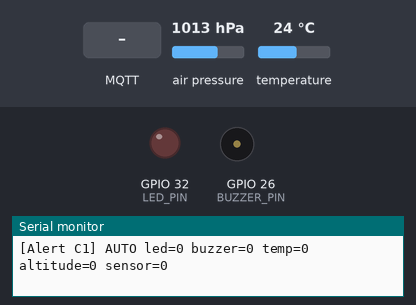
The sketch below on a simulated ESP32. On the bench: output pins drawn as LEDs (lit = HIGH), buzzer (waves = sounding), the last lines printed to the serial monitor. The inputs (shaded band) are chosen by the test bench; at power-on: air pressure 1013 hPa, temperature 24 °C. WiFi joins after 1.5 s; servers stay silent unless stated; no MQTT or app messages arrive unless stated.

Above: at 2.4 s.
2.5 s: MQTT message "LED_ON" arrives on the first subscribed topic
At 3.7 s:
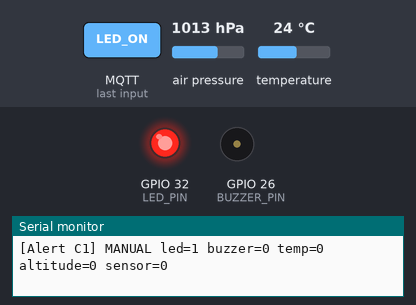
4.0 s: MQTT message "BUZZER_ON" arrives on the first subscribed topic
At 5.0 s:
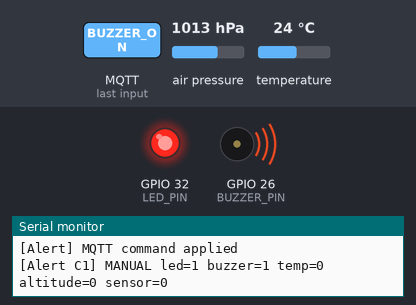
5.5 s: MQTT message "LED_OFF" arrives on the first subscribed topic
At 6.3 s:
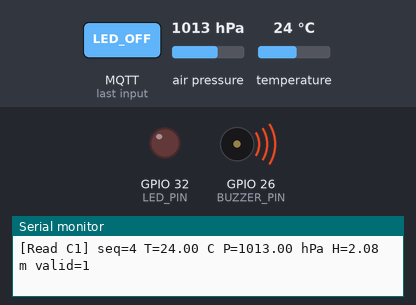
7.0 s: MQTT message "MODE_AUTO" arrives on the first subscribed topic
At 8.2 s:
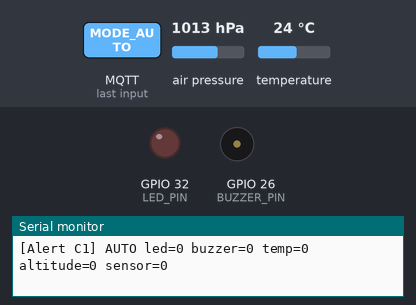
8.5 s: air pressure set to 952 hPa
At 10.7 s:
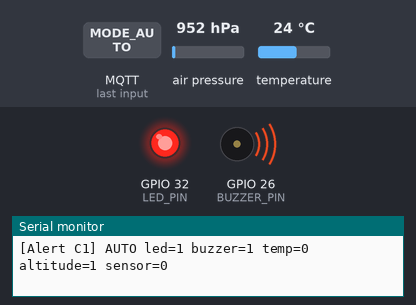
Timing chart, 0 to 21.5 s (numbered marks = the images above; inputs shaded):
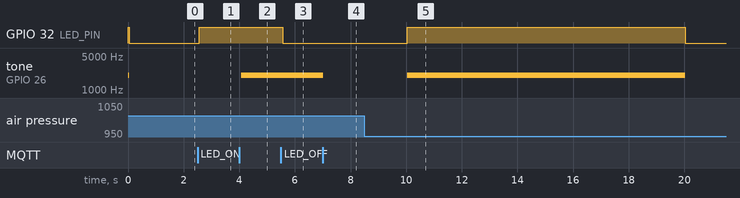

Measured:
- after the input at 2.5 s, GPIO 32 (LED_PIN): LOW → HIGH after 0.06 s
- after the input at 4.0 s, tone on GPIO 26 (BUZZER_PIN): silent → 2000 Hz after 0.07 s
- after the input at 5.5 s, GPIO 32 (LED_PIN): HIGH → LOW after 0.07 s
- after the input at 7.0 s, tone on GPIO 26 (BUZZER_PIN): 2000 Hz → silent at once
- after the input at 8.5 s, GPIO 32 (LED_PIN): LOW → HIGH after 1.5 s, → LOW 10.0 s later; tone on GPIO 26 (BUZZER_PIN): silent → 2000 Hz after 1.5 s, → silent 10.0 s later

The sketch:

runner.ino
```cpp
#include <Arduino.h>
#include <WiFi.h>
#include <Wire.h>
#include <PubSubClient.h>
#include <Adafruit_BMP085.h>
#include "freertos/FreeRTOS.h"
#include "freertos/task.h"
#include "freertos/queue.h"
#include "freertos/semphr.h"
#include "AlertEngine.h"

constexpr uint8_t LED_PIN = 32, BUZZER_PIN = 26;
constexpr uint32_t SAMPLE_MS = 2000;
constexpr float P0_PA = 101325.0f;
const char *SSID = "Wokwi-GUEST", *PASSWORD = "";
const char *BROKER = "broker.emqx.io";
const char *BASE = "lab3/runner/thehienx5-20261114";

struct Data { uint32_t seq, ms; float t, p, h; bool valid; };
struct AlertData { uint32_t ms; float t, h; bool valid; };
enum Command : uint8_t { AUTO, MANUAL, LED_ON, LED_OFF, BUZZER_ON, BUZZER_OFF };
struct State {
  uint32_t ms; bool automatic, led, buzzer, tempAlarm, altitudeAlarm, sensorFault;
};
QueueHandle_t dataQueue, dataAlert, commandQueue, stateQueue;
SemaphoreHandle_t serialMutex;
Adafruit_BMP085 bmp;
WiFiClient transport;
PubSubClient mqtt(transport); // Only TaskTransmit may access this object.
String telemetryTopic, stateTopic, commandTopic, statusTopic;

void logLine(const char *s) {
  if (xSemaphoreTake(serialMutex, pdMS_TO_TICKS(50)) == pdTRUE) {
    Serial.println(s); xSemaphoreGive(serialMutex);
  }
}

void onMessage(char *, byte *payload, unsigned int length) {
  if (length > 20) return;
  char text[21]; memcpy(text, payload, length); text[length] = 0;
  Command c;
  if (!strcmp(text, "MODE_AUTO")) c = AUTO;
  else if (!strcmp(text, "MODE_MANUAL")) c = MANUAL;
  else if (!strcmp(text, "LED_ON")) c = LED_ON;
  else if (!strcmp(text, "LED_OFF")) c = LED_OFF;
  else if (!strcmp(text, "BUZZER_ON")) c = BUZZER_ON;
  else if (!strcmp(text, "BUZZER_OFF")) c = BUZZER_OFF;
  else return;
  // Callback never writes GPIO. Alert task is the sole output owner.
  if (xQueueSend(commandQueue, &c, 0) != pdTRUE) logLine("[MQTT] Command queue full");
}

void taskRead(void *) {
  Wire.begin(21, 22); Wire.setTimeOut(100);
  bool ready = false; uint32_t sequence = 0;
  TickType_t wake = xTaskGetTickCount();
  logLine("[TaskRead] Core 1, period 2000 ms");
  for (;;) {
    if (!ready) ready = bmp.begin();
    Data d = {}; d.seq = ++sequence;
    d.t = NAN; d.p = NAN; d.h = NAN;
    // Detect unplugging as well as initial I2C failure.
    Wire.beginTransmission(0x77);
    bool present = Wire.endTransmission() == 0;
    if (ready && present) {
      d.t = bmp.readTemperature();
      int32_t pa = bmp.readPressure();
      d.p = pa / 100.0f;
      d.h = 44330.0f * (1.0f - powf(pa / P0_PA, 1.0f / 5.255f));
      d.valid = isfinite(d.t) && isfinite(d.h) && d.t >= -40 &&
                d.t <= 85 && pa >= 30000 && pa <= 110000;
    }
    ready = ready && present && d.valid;
    d.ms = millis();
    AlertData a = {d.ms, d.t, d.h, d.valid};
    xQueueOverwrite(dataAlert, &a); // Local warning is independent of WiFi.
    xQueueOverwrite(dataQueue, &d); // Latest sample, no unbounded backlog.
    char line[180];
    snprintf(line, sizeof(line),
      "[Read C%d] seq=%lu T=%.2f C P=%.2f hPa H=%.2f m valid=%d",
      xPortGetCoreID(), (unsigned long)d.seq, d.t, d.p, d.h, d.valid);
    logLine(line);
    vTaskDelayUntil(&wake, pdMS_TO_TICKS(SAMPLE_MS));
  }
}

void taskAlert(void *) {
  pinMode(LED_PIN, OUTPUT); pinMode(BUZZER_PIN, OUTPUT);
  AlertEngine engine;
  bool automatic = true, manualLed = false, manualBuzzer = false;
  bool led = false, buzzer = false;
  uint32_t manualMs = 0, publishedMs = 0;
  logLine("[TaskAlert] Core 1, GPIO owner");
  for (;;) {
    uint32_t now = millis(); AlertData a;
    if (xQueueReceive(dataAlert, &a, 0) == pdTRUE)
      engine.sample(a.t, a.h, a.valid, a.ms);
    now = millis(); engine.tick(now);
    Command c; bool changed = false;
    while (xQueueReceive(commandQueue, &c, 0) == pdTRUE) {
      changed = true;
      if (c == AUTO) automatic = true;
      else {
        if (c == MANUAL || automatic) { manualLed = false; manualBuzzer = false; }
        automatic = false; manualMs = now;
        if (c == LED_ON) manualLed = true;
        if (c == LED_OFF) manualLed = false;
        if (c == BUZZER_ON) manualBuzzer = true;
        if (c == BUZZER_OFF) manualBuzzer = false;
      }
      logLine("[Alert] MQTT command applied");
    }
    // Manual test lease expires after 60 s; automatic monitoring resumes.
    if (!automatic && uint32_t(now - manualMs) >= 60000) automatic = true;
    bool nextLed = automatic ? engine.alarm() : manualLed;
    bool nextBuzzer = automatic ? engine.alarm() : manualBuzzer;
    changed |= nextLed != led || nextBuzzer != buzzer;
    digitalWrite(LED_PIN, nextLed ? HIGH : LOW);
    if (nextBuzzer != buzzer) {
      if (nextBuzzer) tone(BUZZER_PIN, 2000);
      else { noTone(BUZZER_PIN); digitalWrite(BUZZER_PIN, LOW); }
    }
    led = nextLed; buzzer = nextBuzzer;
    if (changed || uint32_t(now - publishedMs) >= 1000) {
      State s = {now, automatic, led, buzzer,
                 engine.temperature, engine.altitude, engine.sensor};
      xQueueOverwrite(stateQueue, &s); publishedMs = now;
      char line[140];
      snprintf(line, sizeof(line), "[Alert C%d] %s led=%d buzzer=%d temp=%d altitude=%d sensor=%d",
        xPortGetCoreID(), automatic ? "AUTO" : "MANUAL", led, buzzer,
        engine.temperature, engine.altitude, engine.sensor);
      logLine(line);
    }
    vTaskDelay(pdMS_TO_TICKS(50));
  }
}

void taskTransmit(void *) {
  WiFi.mode(WIFI_STA); WiFi.begin(SSID, PASSWORD);
  mqtt.setServer(BROKER, 1883); mqtt.setCallback(onMessage);
  mqtt.setBufferSize(768); mqtt.setSocketTimeout(2); mqtt.setKeepAlive(15);
  uint32_t wifiMs = millis(), mqttMs = 0;
  Data pending = {}; bool havePending = false;
  State state = {}; bool haveState = false, dirtyState = false;
  logLine("[TaskTransmit] Core 0, WiFi and MQTT owner");
  for (;;) {
    uint32_t now = millis();
    Data incoming;
    if (xQueueReceive(dataQueue, &incoming, 0) == pdTRUE) {
      pending = incoming; havePending = true;
    }
    State incomingState;
    if (xQueueReceive(stateQueue, &incomingState, 0) == pdTRUE) {
      state = incomingState; haveState = true; dirtyState = true;
    }
    if (WiFi.status() != WL_CONNECTED) {
      if (uint32_t(now - wifiMs) >= 10000) {
        WiFi.disconnect(); WiFi.begin(SSID, PASSWORD); wifiMs = now;
        logLine("[WiFi C0] Reconnecting");
      }
    } else if (!mqtt.connected()) {
      if (mqttMs == 0 || uint32_t(now - mqttMs) >= 5000) {
        mqttMs = now;
        String id = "runner-" + String((uint32_t)ESP.getEfuseMac(), HEX);
        if (mqtt.connect(id.c_str(), statusTopic.c_str(), 1, true, "offline")) {
          mqtt.subscribe(commandTopic.c_str());
          mqtt.publish(statusTopic.c_str(), "online", true);
          dirtyState = haveState;
          logLine("[MQTT C0] Connected and subscribed");
        } else logLine("[MQTT C0] Retry in 5 s");
      }
    } else {
      mqtt.loop();
      if (havePending) {
        char json[320];
        if (pending.valid)
          snprintf(json, sizeof(json),
            "{\"seq\":%lu,\"ms\":%lu,\"valid\":true,\"temperature\":%.2f,\"pressure\":%.2f,\"altitude\":%.2f}",
            (unsigned long)pending.seq, (unsigned long)pending.ms, pending.t, pending.p, pending.h);
        else snprintf(json, sizeof(json),
            "{\"seq\":%lu,\"ms\":%lu,\"valid\":false,\"temperature\":null,\"pressure\":null,\"altitude\":null}",
            (unsigned long)pending.seq, (unsigned long)pending.ms);
        if (mqtt.publish(telemetryTopic.c_str(), json, false)) havePending = false;
      }
      if (dirtyState && haveState) {
        char json[320];
        snprintf(json, sizeof(json),
          "{\"ms\":%lu,\"mode\":\"%s\",\"led\":%s,\"buzzer\":%s,\"tempAlarm\":%s,\"altitudeAlarm\":%s,\"sensorFault\":%s}",
          (unsigned long)state.ms, state.automatic ? "auto" : "manual",
          state.led ? "true" : "false", state.buzzer ? "true" : "false",
          state.tempAlarm ? "true" : "false", state.altitudeAlarm ? "true" : "false",
          state.sensorFault ? "true" : "false");
        if (mqtt.publish(stateTopic.c_str(), json, false)) dirtyState = false;
      }
    }
    vTaskDelay(pdMS_TO_TICKS(50));
  }
}

void setup() {
  Serial.begin(115200);
  telemetryTopic = String(BASE) + "/telemetry"; stateTopic = String(BASE) + "/state";
  commandTopic = String(BASE) + "/cmd"; statusTopic = String(BASE) + "/status";
  serialMutex = xSemaphoreCreateMutex();
  dataQueue = xQueueCreate(1, sizeof(Data)); dataAlert = xQueueCreate(1, sizeof(AlertData));
  commandQueue = xQueueCreate(8, sizeof(Command)); stateQueue = xQueueCreate(1, sizeof(State));
  if (!serialMutex || !dataQueue || !dataAlert || !commandQueue || !stateQueue) {
    Serial.println("FATAL: allocation failed"); while (true) delay(1000);
  }
  BaseType_t a = xTaskCreatePinnedToCore(taskAlert, "TaskAlert", 4096, nullptr, 3, nullptr, 1);
  BaseType_t r = xTaskCreatePinnedToCore(taskRead, "TaskRead", 4096, nullptr, 2, nullptr, 1);
  BaseType_t n = xTaskCreatePinnedToCore(taskTransmit, "TaskTransmit", 6144, nullptr, 1, nullptr, 0);
  if (a != pdPASS || r != pdPASS || n != pdPASS) {
    logLine("FATAL: task creation failed; restart required"); while (true) delay(1000);
  }
}
void loop() { vTaskDelay(pdMS_TO_TICKS(1000)); }
```

AlertEngine.h
```cpp
#pragma once
#include <math.h>
#include <stdint.h>

// Pure logic, independent from GPIO, WiFi and FreeRTOS.
struct AlertEngine {
  bool temperature = false, altitude = false, sensor = true;
  bool havePrevious = false;
  float previousAltitude = 0;
  uint32_t previousMs = 0, altitudeMs = 0, goodMs = 0;
  bool haveGood = false;

  void sample(float t, float h, bool valid, uint32_t now) {
    if (!valid) { sensor = true; havePrevious = false; return; }
    sensor = false; haveGood = true; goodMs = now;
    if (t < 20.0f || t > 35.0f) temperature = true;
    else if (t >= 21.0f && t <= 34.0f) temperature = false;
    uint32_t dt = now - previousMs;
    if (havePrevious && dt >= 1000 && dt <= 3000 &&
        fabsf(h - previousAltitude) >= 3.0f) {
      altitude = true; altitudeMs = now;
    }
    previousAltitude = h; previousMs = now; havePrevious = true;
  }
  void tick(uint32_t now) {
    if (!haveGood || uint32_t(now - goodMs) > 6000) {
      sensor = true; havePrevious = false;
    }
    if (altitude && uint32_t(now - altitudeMs) >= 10000) altitude = false;
  }
  bool alarm() const { return temperature || altitude || sensor; }
};
```
